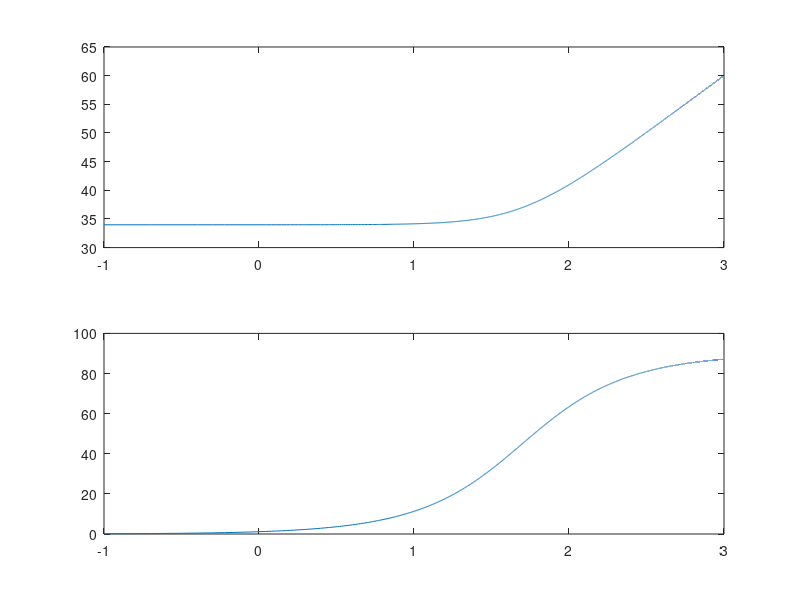
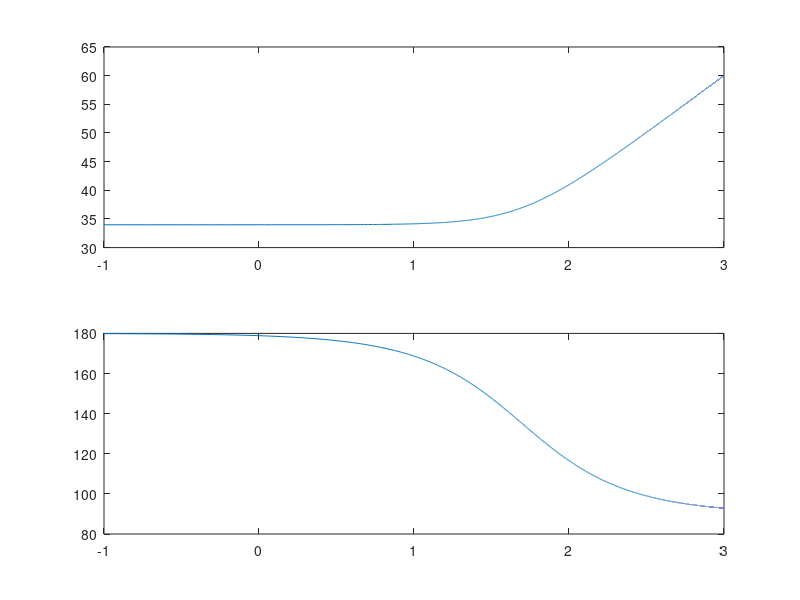
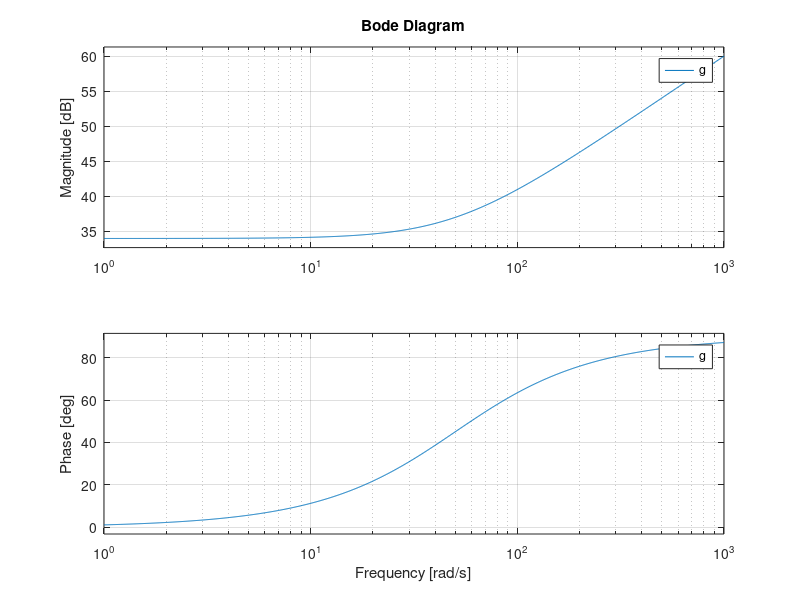

These figures' MATLAB source, in order:
%%%%%%%%%%%%%%%%%%%%%%%%%%%%%%%%%%%%%%%%%%%%%%%%%%%%%%%%%%%%%%%%%%%%%%%%%%%
%% transfer function: H(s) = 50 + s  or H(j*omiga) = 50 + j*omiga
%% 1) use Bode diagram definition to plot the Bode plot
%% 2) use matlab self-contained function to plot Bode plot
%% Bode diagram definition: (s = j*omiga, omiga = 2*pi*f)
%%          HdB = 20*log10(|H(s)|)
%%          arg = arctan(Img(H(s)/Re(H(s))
%% x axis: logf = log10(omiga)
%%%%%%%%%%%%%%%%%%%%%%%%%%%%%%%%%%%%%%%%%%%%%%%%%%%%%%%%%%%%%%%%%%%%%%%%%%%
clc;
clear;
close all;

%% 1) use Bode diagram definition to plot the Bode plot 
omiga = 0:0.1:10^3;
H = 50 + j.*omiga; % transfer function
dB = 20*log10(abs(H)); % amplitude
ang = atan(imag(H)./real(H))*180/pi; %phase
phase_margin = 180 - ang; % phase margin

logf = log10(omiga); % frequency with log10
% plot amplitude and phase
figure(1)
subplot(2,1,1)
plot(logf,dB);
subplot(2,1,2)
plot(logf, ang)

% Bode amplitude and phase margin
% to determine the system is stable or not
figure(2)
subplot(2,1,1)
plot(logf,dB);
subplot(2,1,2)
plot(logf, phase_margin)

%% 2) use matlab self-contained function to plot Bode plot
% syms s
% Hs = 50 + j*s;
% [mag,phase,w] = bode(sys)
g = tf([1 50],[1]);
figure(3)
bode(g)

